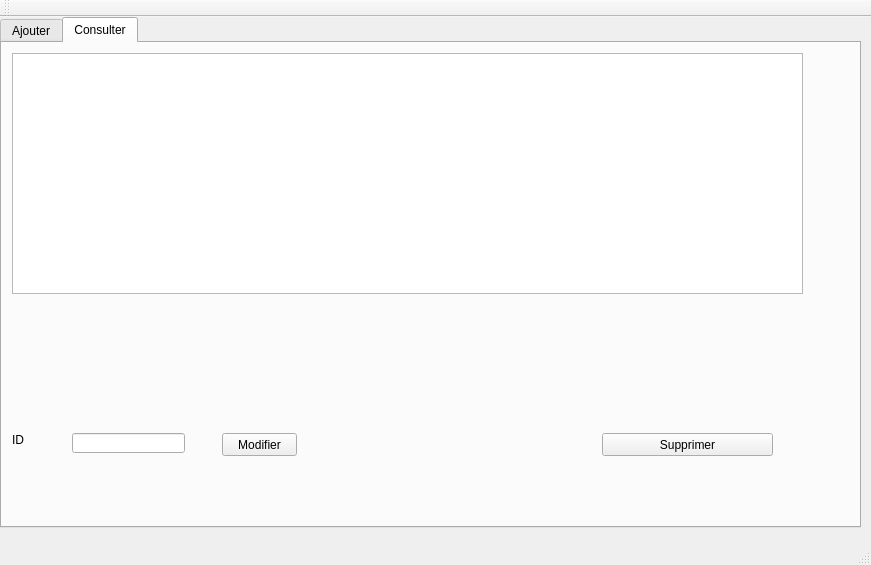
<?xml version="1.0" encoding="UTF-8"?>
<ui version="4.0">
 <class>MainWindow</class>
 <widget class="QMainWindow" name="MainWindow">
  <property name="geometry">
   <rect>
    <x>0</x>
    <y>0</y>
    <width>871</width>
    <height>565</height>
   </rect>
  </property>
  <property name="windowTitle">
   <string>Gestion des Clients</string>
  </property>
  <widget class="QWidget" name="centralWidget">
   <widget class="QTabWidget" name="tabWidget">
    <property name="geometry">
     <rect>
      <x>0</x>
      <y>0</y>
      <width>861</width>
      <height>511</height>
     </rect>
    </property>
    <property name="currentIndex">
     <number>1</number>
    </property>
    <widget class="QWidget" name="tab">
     <attribute name="title">
      <string>Ajouter</string>
     </attribute>
     <widget class="QGroupBox" name="groupBox">
      <property name="geometry">
       <rect>
        <x>0</x>
        <y>0</y>
        <width>631</width>
        <height>351</height>
       </rect>
      </property>
      <property name="title">
       <string>Gestion Client</string>
      </property>
      <widget class="QLabel" name="label_2">
       <property name="geometry">
        <rect>
         <x>10</x>
         <y>40</y>
         <width>111</width>
         <height>21</height>
        </rect>
       </property>
       <property name="text">
        <string>Nom Du Mr/Mme</string>
       </property>
      </widget>
      <widget class="QLabel" name="label_3">
       <property name="geometry">
        <rect>
         <x>10</x>
         <y>70</y>
         <width>131</width>
         <height>21</height>
        </rect>
       </property>
       <property name="text">
        <string>Note Client </string>
       </property>
      </widget>
      <widget class="QLineEdit" name="lineEdit_2">
       <property name="geometry">
        <rect>
         <x>140</x>
         <y>40</y>
         <width>181</width>
         <height>20</height>
        </rect>
       </property>
      </widget>
      <widget class="QLineEdit" name="lineEdit_3">
       <property name="geometry">
        <rect>
         <x>140</x>
         <y>70</y>
         <width>181</width>
         <height>20</height>
        </rect>
       </property>
      </widget>
      <widget class="QPushButton" name="pushButton">
       <property name="geometry">
        <rect>
         <x>424</x>
         <y>280</y>
         <width>191</width>
         <height>23</height>
        </rect>
       </property>
       <property name="text">
        <string>Ajouter</string>
       </property>
      </widget>
      <widget class="QLabel" name="label_4">
       <property name="geometry">
        <rect>
         <x>10</x>
         <y>100</y>
         <width>131</width>
         <height>21</height>
        </rect>
       </property>
       <property name="text">
        <string>Remarque Du Client </string>
       </property>
      </widget>
      <widget class="QLineEdit" name="lineEdit_4">
       <property name="geometry">
        <rect>
         <x>140</x>
         <y>100</y>
         <width>181</width>
         <height>20</height>
        </rect>
       </property>
      </widget>
      <widget class="QLineEdit" name="lineEdit_5">
       <property name="geometry">
        <rect>
         <x>140</x>
         <y>140</y>
         <width>181</width>
         <height>20</height>
        </rect>
       </property>
      </widget>
      <widget class="QLabel" name="label_5">
       <property name="geometry">
        <rect>
         <x>10</x>
         <y>140</y>
         <width>131</width>
         <height>21</height>
        </rect>
       </property>
       <property name="text">
        <string>Id Facture</string>
       </property>
      </widget>
     </widget>
    </widget>
    <widget class="QWidget" name="tab_2">
     <attribute name="title">
      <string>Consulter</string>
     </attribute>
     <widget class="QTableView" name="tableView">
      <property name="geometry">
       <rect>
        <x>10</x>
        <y>10</y>
        <width>791</width>
        <height>241</height>
       </rect>
      </property>
     </widget>
     <widget class="QLabel" name="label_13">
      <property name="geometry">
       <rect>
        <x>10</x>
        <y>390</y>
        <width>47</width>
        <height>14</height>
       </rect>
      </property>
      <property name="text">
       <string>ID</string>
      </property>
     </widget>
     <widget class="QLineEdit" name="textDelete">
      <property name="geometry">
       <rect>
        <x>70</x>
        <y>390</y>
        <width>113</width>
        <height>20</height>
       </rect>
      </property>
     </widget>
     <widget class="QPushButton" name="pushButton_4">
      <property name="geometry">
       <rect>
        <x>600</x>
        <y>390</y>
        <width>171</width>
        <height>23</height>
       </rect>
      </property>
      <property name="text">
       <string>Supprimer</string>
      </property>
     </widget>
     <widget class="QPushButton" name="pushButton_5">
      <property name="geometry">
       <rect>
        <x>220</x>
        <y>390</y>
        <width>75</width>
        <height>23</height>
       </rect>
      </property>
      <property name="text">
       <string>Modifier</string>
      </property>
     </widget>
    </widget>
   </widget>
  </widget>
  <widget class="QToolBar" name="mainToolBar">
   <attribute name="toolBarArea">
    <enum>TopToolBarArea</enum>
   </attribute>
   <attribute name="toolBarBreak">
    <bool>false</bool>
   </attribute>
  </widget>
  <widget class="QStatusBar" name="statusBar"/>
  <widget class="QMenuBar" name="menuBar">
   <property name="geometry">
    <rect>
     <x>0</x>
     <y>0</y>
     <width>871</width>
     <height>21</height>
    </rect>
   </property>
  </widget>
 </widget>
 <layoutdefault spacing="6" margin="11"/>
 <resources/>
 <connections/>
</ui>
